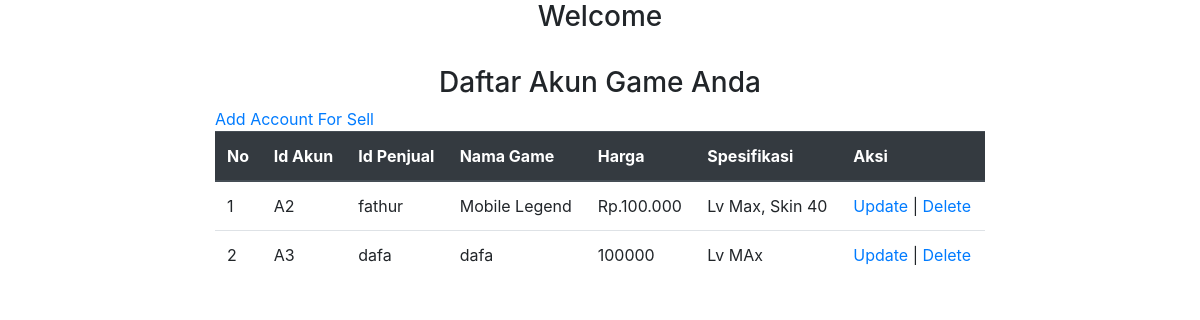
The page /jualbeliakungame/homepenjual.php on the database its author committed.
### tables this page shows
CREATE TABLE `AkunGame` (
  `id_akun` varchar(200) NOT NULL,
  `id_penjual` varchar(200) NOT NULL,
  `nama` varchar(200) NOT NULL,
  `harga` varchar(200) NOT NULL,
  `spesifikasi` varchar(200) NOT NULL
);

### jualbeliakungame/homepenjual.php (the view, shortened to what this page needs)
<?php
 $connect = mysqli_connect("localhost", "root", "", "jualbeliakungame");
 ?>
<!doctype html>
    <head>
    <link rel="stylesheet" href="https://cdn.jsdelivr.net/npm/bootstrap@4.5.3/dist/css/bootstrap.min.css">
    </head>
        <body>
        <div class="container" style="width:800px;">
            <h3 align="center">Welcome</h3>
            <br />
            <h3 align="center">Daftar Akun Game Anda</h3>
            <a href="add.php">Add Account For Sell</a>
            <table class="table">
            <thead class="thead-dark">
            <tr>
            <th scope="col">No</th>
            <th scope="col">Id Akun</th>
            <th scope="col">Id Penjual</th>
            <th scope="col">Nama Game</th>
            <th scope="col">Harga</th>
            <th scope="col">Spesifikasi</th>
            <th scope="col">Aksi</th>
            </tr>
            <?php
            $data = mysqli_query($connect,"SELECT * FROM AkunGame");
            $no = 1;
            while($d = mysqli_fetch_array($data)){
            ?>
            <tr>
            <td><?php echo $no++; ?></td>
            <td><?php echo $d['id_akun']; ?></td>
            <td><?php echo $d['id_penjual']; ?></td>
            <td><?php echo $d['nama']; ?></td>
            <td><?php echo $d['harga']; ?></td>
            <td><?php echo $d['spesifikasi']; ?></td>
            <td><a href="update.php?update=<?php echo $d["id_akun"]; ?>">Update</a> |
                <a href="delete.php?delete=<?php echo $d["id_akun"]; ?>">Delete</a>
            </td></tr>
            <?php } ?>
            </thead>
            </table>
        </body>
</html>

### rows shown on the page
akungame: id_akun "A2", id_penjual "fathur", nama "Mobile Legend", harga "Rp.100.000", spesifikasi "Lv Max, Skin 40"
akungame: id_akun "A3", id_penjual "dafa", nama "dafa", harga "100000", spesifikasi "Lv MAx"
